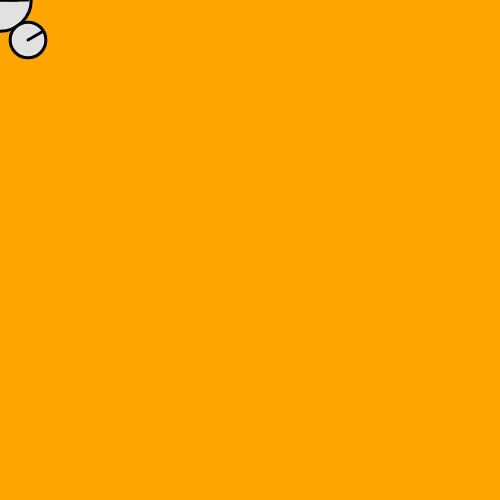
Frame 1 (no input)
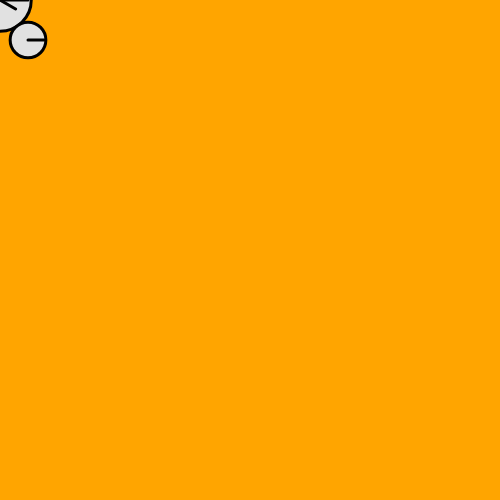
Frame 60 (no input)
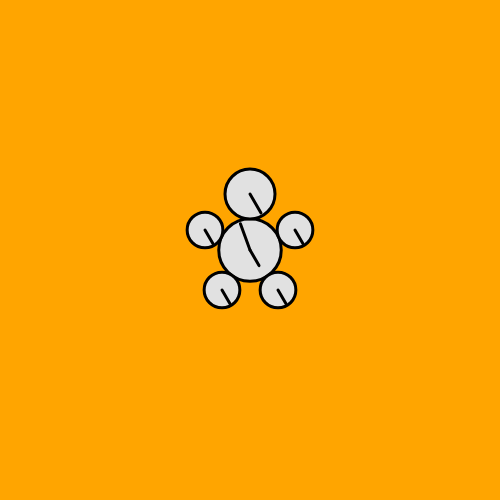
Frame 120 (the mouse pressed at the canvas centre since frame 60)

The p5.js sketch that drew these frames (run headless with seeded random() and noise() and a simulated clock; from frame 60 on, the mouse is pressed at the canvas centre):

// p5.js sketch
// ── sketch.js
/**
 * Clock Buddy
 *
 */

function setup() {
    createCanvas( 500, 500 );
}

let handAngle = 0
let handRotationRate = 0
let handAngleLimbs = 0

function draw() {
    //prevent duplication of cursor animation
    background( 'rgb(255, 165, 0)' );
    //remove cursor when on canvas
    noCursor();

    //rotation rate based on X axis of mouse
    handRotationRate = (mouseX * 0.1) - 30;
    //does something with rotation
    handAngleLimbs = handAngleLimbs + handRotationRate;
    //set clock hand to elapse clockwise over time
    handAngle = handAngle + 0.5;

    //body follows mouse cursor
    translate( mouseX, mouseY );

    //torso
    push();
    strokeWeight( 3 );
    fill( 225 );
    ellipse( 0, 0, width / 8, height / 8 );
    
    //head
    push()
    ellipse( 0, -56, width / 10, height / 10 );
    strokeWeight( 3 );
    fill( 225 );
    translate( 0, -56 )
    rotate( radians(handAngleLimbs) );
    line( 0, 0, 22, 0 )
    pop()

    //left arm
    push()
    ellipse( -45, -20, width / 14, height / 14 );
    strokeWeight( 3 );
    fill( 225 );
    translate( -45, -20 )
    rotate( radians(handAngleLimbs) );
    line( 0, 0, 16, 0 )
    pop()

    //right arm
    push()
    ellipse( 45, -20, width / 14, height / 14 );
    strokeWeight( 3 );
    fill( 225 );
    translate( 45, -20 )
    rotate( radians(handAngleLimbs) );
    line( 0, 0, 16, 0 )
    pop()

    //left leg
    push()
    ellipse( -28, 40, width / 14, height / 14 );
    strokeWeight( 3 );
    fill( 225 );
    translate( -28, 40 )
    rotate( radians(handAngleLimbs) );
    line( 0, 0, 16, 0 )
    pop()

    //right leg
    push()
    ellipse( 28, 40, width / 14, height / 14 );
    strokeWeight( 3 );
    fill( 225 );
    translate( 28, 40 )
    rotate( radians(handAngleLimbs) );
    line( 0, 0, 16, 0 )
    pop()

    //long hand
    push();
    //long hand moves with the Y axis of mouse
    rotate( radians(mouseY) );
    line( 0, 0, 28, 0);
    pop();

    //short hand
    push();
    //short hand rotates clockwise over time
    rotate( radians(handAngle) );
    line( 0, 0, 18, 0);
    pop();
    pop();

}
